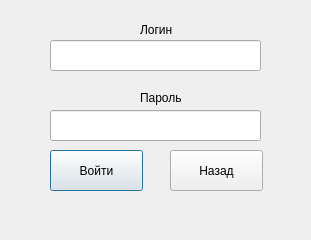
<?xml version="1.0" encoding="UTF-8"?>
<ui version="4.0">
 <class>AdminForm</class>
 <widget class="QDialog" name="AdminForm">
  <property name="geometry">
   <rect>
    <x>0</x>
    <y>0</y>
    <width>311</width>
    <height>240</height>
   </rect>
  </property>
  <property name="windowTitle">
   <string>Dialog</string>
  </property>
  <widget class="QLabel" name="label">
   <property name="geometry">
    <rect>
     <x>140</x>
     <y>90</y>
     <width>55</width>
     <height>16</height>
    </rect>
   </property>
   <property name="text">
    <string>Пароль</string>
   </property>
  </widget>
  <widget class="QLabel" name="label_2">
   <property name="geometry">
    <rect>
     <x>140</x>
     <y>20</y>
     <width>41</width>
     <height>20</height>
    </rect>
   </property>
   <property name="text">
    <string>Логин</string>
   </property>
  </widget>
  <widget class="QLineEdit" name="TexBox_LogIN">
   <property name="geometry">
    <rect>
     <x>50</x>
     <y>40</y>
     <width>211</width>
     <height>31</height>
    </rect>
   </property>
  </widget>
  <widget class="QLineEdit" name="TextBox_Password">
   <property name="geometry">
    <rect>
     <x>50</x>
     <y>110</y>
     <width>211</width>
     <height>31</height>
    </rect>
   </property>
  </widget>
  <widget class="QPushButton" name="Button_Log_In">
   <property name="geometry">
    <rect>
     <x>50</x>
     <y>150</y>
     <width>93</width>
     <height>41</height>
    </rect>
   </property>
   <property name="text">
    <string>Войти</string>
   </property>
  </widget>
  <widget class="QPushButton" name="pushButton">
   <property name="geometry">
    <rect>
     <x>170</x>
     <y>150</y>
     <width>93</width>
     <height>41</height>
    </rect>
   </property>
   <property name="text">
    <string>Назад</string>
   </property>
  </widget>
 </widget>
 <resources/>
 <connections/>
</ui>
